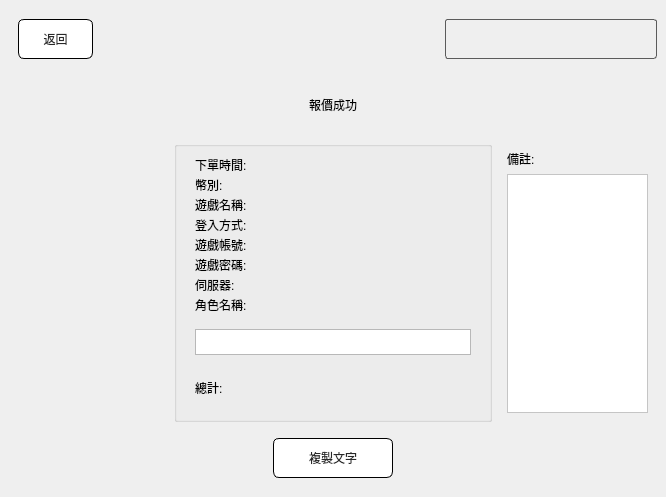
<?xml version="1.0" encoding="UTF-8"?>
<ui version="4.0">
 <class>LayerOkInfo</class>
 <widget class="QWidget" name="LayerOkInfo">
  <property name="geometry">
   <rect>
    <x>0</x>
    <y>0</y>
    <width>666</width>
    <height>457</height>
   </rect>
  </property>
  <property name="windowTitle">
   <string>Form</string>
  </property>
  <layout class="QGridLayout" name="gridLayout">
   <property name="leftMargin">
    <number>0</number>
   </property>
   <property name="topMargin">
    <number>0</number>
   </property>
   <property name="rightMargin">
    <number>0</number>
   </property>
   <property name="bottomMargin">
    <number>0</number>
   </property>
   <property name="spacing">
    <number>0</number>
   </property>
   <item row="0" column="0">
    <widget class="QWidget" name="widget_15" native="true">
     <layout class="QGridLayout" name="gridLayout_8" rowstretch="0,0,0,0" columnstretch="1,1,1,1">
      <item row="2" column="0">
       <widget class="QWidget" name="widget_19" native="true">
        <property name="minimumSize">
         <size>
          <width>100</width>
          <height>0</height>
         </size>
        </property>
        <layout class="QGridLayout" name="gridLayout_4"/>
       </widget>
      </item>
      <item row="2" column="3">
       <widget class="QWidget" name="widget_20" native="true">
        <layout class="QVBoxLayout" name="verticalLayout">
         <item>
          <widget class="QLabel" name="label">
           <property name="text">
            <string>備註:</string>
           </property>
          </widget>
         </item>
         <item>
          <widget class="QTextEdit" name="txNote0">
           <property name="styleSheet">
            <string notr="true">background-color: rgb(255, 255, 255);</string>
           </property>
           <property name="readOnly">
            <bool>true</bool>
           </property>
          </widget>
         </item>
        </layout>
       </widget>
      </item>
      <item row="2" column="1" colspan="2">
       <widget class="QGroupBox" name="groupBox_7">
        <property name="sizePolicy">
         <sizepolicy hsizetype="Minimum" vsizetype="Preferred">
          <horstretch>0</horstretch>
          <verstretch>0</verstretch>
         </sizepolicy>
        </property>
        <property name="minimumSize">
         <size>
          <width>250</width>
          <height>0</height>
         </size>
        </property>
        <property name="maximumSize">
         <size>
          <width>16777215</width>
          <height>16777215</height>
         </size>
        </property>
        <property name="styleSheet">
         <string notr="true">
QPushButton{
font: 20px &quot;Microsoft JhengHei UI&quot;;


}



QPushButton{background-color: rgb(255, 255, 255);
border-radius:10px;
color: rgb(41,41,41);
border: 1px solid #000000; }


QPushButton:hover 
{ 
background-color: #55aaff; 
border-style: outset; 
border-width: 2px; 
font: 700 18px &quot;Microsoft JhengHei UI&quot;; 
}
QPushButton:pressed { 
border-style: outset; 
border-width: 0px; 
font: 700 24px &quot;Microsoft JhengHei UI&quot;; 
color:rgb(241,241,241);
background-color:#3c78b4;
}</string>
        </property>
        <layout class="QVBoxLayout" name="verticalLayout_2">
         <property name="bottomMargin">
          <number>9</number>
         </property>
         <item>
          <widget class="QWidget" name="widget_11" native="true">
           <layout class="QFormLayout" name="formLayout_3">
            <property name="verticalSpacing">
             <number>2</number>
            </property>
            <property name="topMargin">
             <number>0</number>
            </property>
            <property name="bottomMargin">
             <number>0</number>
            </property>
            <item row="0" column="0">
             <widget class="QLabel" name="tTime">
              <property name="text">
               <string>下單時間:</string>
              </property>
             </widget>
            </item>
            <item row="0" column="1">
             <widget class="QLabel" name="lbTime">
              <property name="text">
               <string/>
              </property>
             </widget>
            </item>
            <item row="2" column="0">
             <widget class="QLabel" name="tGameName">
              <property name="text">
               <string>遊戲名稱:</string>
              </property>
             </widget>
            </item>
            <item row="3" column="0">
             <widget class="QLabel" name="tLoginType">
              <property name="text">
               <string>登入方式:</string>
              </property>
             </widget>
            </item>
            <item row="2" column="1">
             <widget class="QLabel" name="lbGameName">
              <property name="text">
               <string/>
              </property>
             </widget>
            </item>
            <item row="3" column="1">
             <widget class="QLabel" name="lbLoginType">
              <property name="text">
               <string/>
              </property>
             </widget>
            </item>
            <item row="4" column="0">
             <widget class="QLabel" name="tAccount">
              <property name="text">
               <string>遊戲帳號:</string>
              </property>
             </widget>
            </item>
            <item row="6" column="0">
             <widget class="QLabel" name="tServerName">
              <property name="text">
               <string>伺服器:</string>
              </property>
             </widget>
            </item>
            <item row="4" column="1">
             <widget class="QLabel" name="lbGameAccount">
              <property name="text">
               <string/>
              </property>
             </widget>
            </item>
            <item row="6" column="1">
             <widget class="QLabel" name="lbServer">
              <property name="text">
               <string/>
              </property>
             </widget>
            </item>
            <item row="7" column="0">
             <widget class="QLabel" name="tChr">
              <property name="text">
               <string>角色名稱:</string>
              </property>
             </widget>
            </item>
            <item row="7" column="1">
             <widget class="QLabel" name="lbChr">
              <property name="text">
               <string/>
              </property>
             </widget>
            </item>
            <item row="1" column="0">
             <widget class="QLabel" name="tCurrency">
              <property name="text">
               <string>幣別:</string>
              </property>
             </widget>
            </item>
            <item row="1" column="1">
             <widget class="QLabel" name="lbCurrency">
              <property name="text">
               <string/>
              </property>
             </widget>
            </item>
            <item row="5" column="0">
             <widget class="QLabel" name="tPassword">
              <property name="text">
               <string>遊戲密碼:</string>
              </property>
             </widget>
            </item>
            <item row="5" column="1">
             <widget class="QLabel" name="lbGamePassword">
              <property name="text">
               <string/>
              </property>
             </widget>
            </item>
           </layout>
          </widget>
         </item>
         <item>
          <widget class="QWidget" name="widget_7" native="true">
           <property name="minimumSize">
            <size>
             <width>0</width>
             <height>44</height>
            </size>
           </property>
           <layout class="QGridLayout" name="gridLayout_6">
            <item row="0" column="0">
             <widget class="QTextEdit" name="txCost">
              <property name="readOnly">
               <bool>true</bool>
              </property>
             </widget>
            </item>
           </layout>
          </widget>
         </item>
         <item>
          <widget class="QWidget" name="widget_2" native="true">
           <property name="minimumSize">
            <size>
             <width>0</width>
             <height>40</height>
            </size>
           </property>
           <layout class="QFormLayout" name="formLayout">
            <item row="0" column="0">
             <widget class="QLabel" name="label_3">
              <property name="text">
               <string>總計:</string>
              </property>
             </widget>
            </item>
            <item row="0" column="1">
             <widget class="QLabel" name="lbTotal">
              <property name="styleSheet">
               <string notr="true">color: rgb(0, 0, 255);</string>
              </property>
              <property name="text">
               <string/>
              </property>
             </widget>
            </item>
           </layout>
          </widget>
         </item>
         <item>
          <spacer name="verticalSpacer">
           <property name="orientation">
            <enum>Qt::Vertical</enum>
           </property>
           <property name="sizeHint" stdset="0">
            <size>
             <width>20</width>
             <height>40</height>
            </size>
           </property>
          </spacer>
         </item>
        </layout>
       </widget>
      </item>
      <item row="0" column="0" colspan="4">
       <widget class="QWidget" name="widget_3" native="true">
        <property name="minimumSize">
         <size>
          <width>0</width>
          <height>60</height>
         </size>
        </property>
        <property name="maximumSize">
         <size>
          <width>16777215</width>
          <height>80</height>
         </size>
        </property>
        <layout class="QHBoxLayout" name="horizontalLayout" stretch="1,1,1">
         <property name="leftMargin">
          <number>0</number>
         </property>
         <property name="topMargin">
          <number>0</number>
         </property>
         <property name="rightMargin">
          <number>0</number>
         </property>
         <property name="bottomMargin">
          <number>0</number>
         </property>
         <item>
          <widget class="QWidget" name="widget_4" native="true">
           <layout class="QHBoxLayout" name="horizontalLayout_2">
            <item>
             <widget class="QPushButton" name="btnBACK">
              <property name="sizePolicy">
               <sizepolicy hsizetype="Fixed" vsizetype="Fixed">
                <horstretch>0</horstretch>
                <verstretch>0</verstretch>
               </sizepolicy>
              </property>
              <property name="minimumSize">
               <size>
                <width>75</width>
                <height>40</height>
               </size>
              </property>
              <property name="maximumSize">
               <size>
                <width>75</width>
                <height>40</height>
               </size>
              </property>
              <property name="styleSheet">
               <string notr="true">QPushButton{
font: 20px &quot;Microsoft JhengHei UI&quot;;


}



QPushButton{background-color: rgb(255, 255, 255);
border-radius:6px;
color: rgb(41,41,41);
border: 1px solid #000000; }


QPushButton:hover 
{ 
background-color: #55aaff; 
border-style: outset; 
border-width: 2px; 
font: 700 18px &quot;Microsoft JhengHei UI&quot;; 
}
QPushButton:pressed { 
border-style: outset; 
border-width: 0px; 
font: 700 24px &quot;Microsoft JhengHei UI&quot;; 
color:rgb(241,241,241);
background-color:#3c78b4;
}</string>
              </property>
              <property name="text">
               <string>返回</string>
              </property>
             </widget>
            </item>
            <item>
             <spacer name="horizontalSpacer">
              <property name="orientation">
               <enum>Qt::Horizontal</enum>
              </property>
              <property name="sizeHint" stdset="0">
               <size>
                <width>187</width>
                <height>20</height>
               </size>
              </property>
             </spacer>
            </item>
           </layout>
          </widget>
         </item>
         <item>
          <widget class="QLabel" name="lbTitle">
           <property name="styleSheet">
            <string notr="true">font: 24px &quot;Microsoft JhengHei UI&quot;;</string>
           </property>
           <property name="text">
            <string/>
           </property>
           <property name="alignment">
            <set>Qt::AlignCenter</set>
           </property>
          </widget>
         </item>
         <item>
          <widget class="QWidget" name="widget_6" native="true">
           <layout class="QGridLayout" name="gridLayout_5">
            <property name="leftMargin">
             <number>0</number>
            </property>
            <property name="topMargin">
             <number>0</number>
            </property>
            <property name="rightMargin">
             <number>0</number>
            </property>
            <property name="bottomMargin">
             <number>0</number>
            </property>
            <item row="0" column="0">
             <widget class="QGroupBox" name="groupBox_9">
              <property name="maximumSize">
               <size>
                <width>16777215</width>
                <height>40</height>
               </size>
              </property>
              <property name="styleSheet">
               <string notr="true">QGroupBox{
border-radius:3px;
color: rgb(41,41,41);
border: 1px solid #5b5b5b; }</string>
              </property>
              <layout class="QHBoxLayout" name="horizontalLayout_5">
               <property name="leftMargin">
                <number>0</number>
               </property>
               <property name="topMargin">
                <number>0</number>
               </property>
               <property name="rightMargin">
                <number>0</number>
               </property>
               <property name="bottomMargin">
                <number>0</number>
               </property>
               <item>
                <widget class="QLabel" name="lbId">
                 <property name="text">
                  <string/>
                 </property>
                 <property name="alignment">
                  <set>Qt::AlignCenter</set>
                 </property>
                </widget>
               </item>
               <item>
                <widget class="QLabel" name="lbName">
                 <property name="text">
                  <string/>
                 </property>
                </widget>
               </item>
              </layout>
             </widget>
            </item>
           </layout>
          </widget>
         </item>
        </layout>
       </widget>
      </item>
      <item row="1" column="0" colspan="4">
       <widget class="QWidget" name="widget_21" native="true">
        <property name="minimumSize">
         <size>
          <width>0</width>
          <height>60</height>
         </size>
        </property>
        <property name="maximumSize">
         <size>
          <width>16777215</width>
          <height>60</height>
         </size>
        </property>
        <layout class="QGridLayout" name="gridLayout_3" columnstretch="1,1,1">
         <item row="1" column="0">
          <widget class="QWidget" name="widget" native="true"/>
         </item>
         <item row="1" column="1">
          <widget class="QLabel" name="lbMsg">
           <property name="sizePolicy">
            <sizepolicy hsizetype="Preferred" vsizetype="Fixed">
             <horstretch>0</horstretch>
             <verstretch>0</verstretch>
            </sizepolicy>
           </property>
           <property name="styleSheet">
            <string notr="true">font: 24px &quot;Microsoft JhengHei UI&quot;;</string>
           </property>
           <property name="text">
            <string>報價成功</string>
           </property>
           <property name="alignment">
            <set>Qt::AlignCenter</set>
           </property>
          </widget>
         </item>
         <item row="1" column="2">
          <widget class="QWidget" name="widget_5" native="true">
           <layout class="QGridLayout" name="gridLayout_2">
            <property name="leftMargin">
             <number>0</number>
            </property>
            <property name="topMargin">
             <number>0</number>
            </property>
            <property name="rightMargin">
             <number>0</number>
            </property>
            <property name="bottomMargin">
             <number>0</number>
            </property>
           </layout>
          </widget>
         </item>
        </layout>
       </widget>
      </item>
      <item row="3" column="0" colspan="4">
       <widget class="QWidget" name="widget_9" native="true">
        <property name="minimumSize">
         <size>
          <width>0</width>
          <height>60</height>
         </size>
        </property>
        <layout class="QGridLayout" name="gridLayout_11">
         <property name="topMargin">
          <number>0</number>
         </property>
         <property name="bottomMargin">
          <number>0</number>
         </property>
         <item row="0" column="0">
          <widget class="QPushButton" name="btnCopy">
           <property name="minimumSize">
            <size>
             <width>0</width>
             <height>40</height>
            </size>
           </property>
           <property name="maximumSize">
            <size>
             <width>120</width>
             <height>16777215</height>
            </size>
           </property>
           <property name="styleSheet">
            <string notr="true">
QPushButton{
font: 20px &quot;Microsoft JhengHei UI&quot;;


}



QPushButton{background-color: rgb(255, 255, 255);
border-radius:6px;
color: rgb(41,41,41);
border: 1px solid #000000; }


QPushButton:hover 
{ 
background-color: #55aaff; 
border-style: outset; 
border-width: 2px; 
font: 700 18px &quot;Microsoft JhengHei UI&quot;; 
}
QPushButton:pressed { 
border-style: outset; 
border-width: 0px; 
font: 700 24px &quot;Microsoft JhengHei UI&quot;; 
color:rgb(241,241,241);
background-color:#3c78b4;
}</string>
           </property>
           <property name="text">
            <string>複製文字</string>
           </property>
          </widget>
         </item>
        </layout>
       </widget>
      </item>
     </layout>
    </widget>
   </item>
  </layout>
 </widget>
 <resources/>
 <connections/>
</ui>
